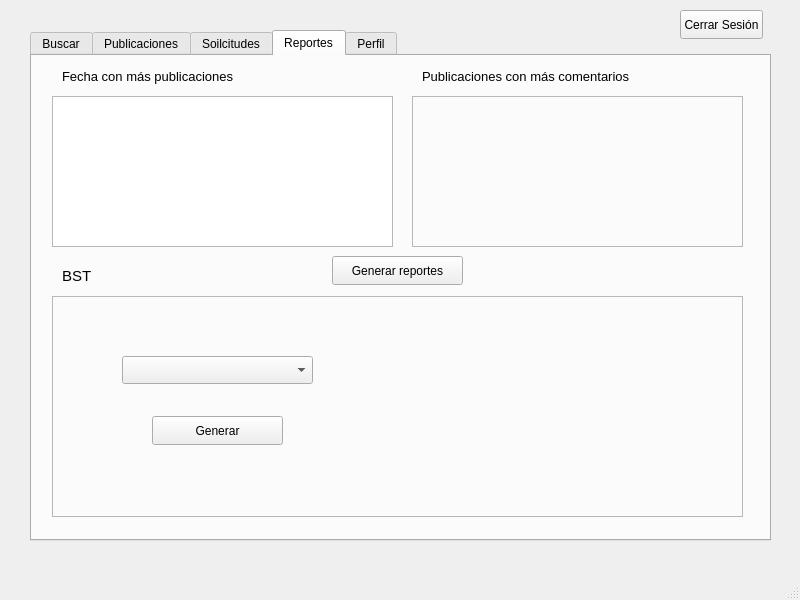
<?xml version="1.0" encoding="UTF-8"?>
<ui version="4.0">
 <class>InterfazPrincipal</class>
 <widget class="QMainWindow" name="InterfazPrincipal">
  <property name="geometry">
   <rect>
    <x>0</x>
    <y>0</y>
    <width>800</width>
    <height>600</height>
   </rect>
  </property>
  <property name="windowTitle">
   <string>InterfazPrincipal</string>
  </property>
  <widget class="QWidget" name="centralwidget">
   <widget class="QPushButton" name="btn_cerrar">
    <property name="geometry">
     <rect>
      <x>680</x>
      <y>10</y>
      <width>83</width>
      <height>29</height>
     </rect>
    </property>
    <property name="text">
     <string>Cerrar Sesión</string>
    </property>
   </widget>
   <widget class="QTabWidget" name="tabWidget">
    <property name="geometry">
     <rect>
      <x>30</x>
      <y>30</y>
      <width>741</width>
      <height>511</height>
     </rect>
    </property>
    <property name="currentIndex">
     <number>3</number>
    </property>
    <widget class="QWidget" name="sss">
     <attribute name="title">
      <string>Buscar</string>
     </attribute>
     <widget class="QPushButton" name="btn_buscarUsuarioCorreo">
      <property name="geometry">
       <rect>
        <x>260</x>
        <y>30</y>
        <width>83</width>
        <height>29</height>
       </rect>
      </property>
      <property name="text">
       <string>Buscar</string>
      </property>
     </widget>
     <widget class="QFrame" name="frame_2">
      <property name="geometry">
       <rect>
        <x>40</x>
        <y>110</y>
        <width>661</width>
        <height>341</height>
       </rect>
      </property>
      <property name="frameShape">
       <enum>QFrame::Shape::StyledPanel</enum>
      </property>
      <property name="frameShadow">
       <enum>QFrame::Shadow::Raised</enum>
      </property>
      <widget class="QTextEdit" name="txt_fechaEncontrada">
       <property name="geometry">
        <rect>
         <x>40</x>
         <y>250</y>
         <width>601</width>
         <height>31</height>
        </rect>
       </property>
      </widget>
      <widget class="QLabel" name="label_17">
       <property name="geometry">
        <rect>
         <x>40</x>
         <y>50</y>
         <width>63</width>
         <height>20</height>
        </rect>
       </property>
       <property name="font">
        <font>
         <pointsize>10</pointsize>
        </font>
       </property>
       <property name="text">
        <string>Nombres</string>
       </property>
      </widget>
      <widget class="QLabel" name="label_18">
       <property name="geometry">
        <rect>
         <x>40</x>
         <y>110</y>
         <width>63</width>
         <height>20</height>
        </rect>
       </property>
       <property name="font">
        <font>
         <pointsize>10</pointsize>
        </font>
       </property>
       <property name="text">
        <string>Apellidos</string>
       </property>
      </widget>
      <widget class="QTextEdit" name="txt_nombreEncontrado">
       <property name="geometry">
        <rect>
         <x>40</x>
         <y>70</y>
         <width>601</width>
         <height>31</height>
        </rect>
       </property>
      </widget>
      <widget class="QTextEdit" name="txt_correoEncontrado">
       <property name="geometry">
        <rect>
         <x>40</x>
         <y>190</y>
         <width>601</width>
         <height>31</height>
        </rect>
       </property>
      </widget>
      <widget class="QLabel" name="label_19">
       <property name="geometry">
        <rect>
         <x>40</x>
         <y>170</y>
         <width>63</width>
         <height>20</height>
        </rect>
       </property>
       <property name="font">
        <font>
         <pointsize>10</pointsize>
        </font>
       </property>
       <property name="text">
        <string>Correo</string>
       </property>
      </widget>
      <widget class="QLabel" name="label_20">
       <property name="geometry">
        <rect>
         <x>40</x>
         <y>230</y>
         <width>151</width>
         <height>20</height>
        </rect>
       </property>
       <property name="font">
        <font>
         <pointsize>10</pointsize>
        </font>
       </property>
       <property name="text">
        <string>Fecha de nacimiento</string>
       </property>
      </widget>
      <widget class="QTextEdit" name="txt_apellidoEncontrado">
       <property name="geometry">
        <rect>
         <x>40</x>
         <y>130</y>
         <width>601</width>
         <height>31</height>
        </rect>
       </property>
      </widget>
     </widget>
     <widget class="QTextEdit" name="txt_correoBuscar">
      <property name="geometry">
       <rect>
        <x>40</x>
        <y>30</y>
        <width>201</width>
        <height>31</height>
       </rect>
      </property>
     </widget>
    </widget>
    <widget class="QWidget" name="tab_2">
     <attribute name="title">
      <string>Publicaciones</string>
     </attribute>
     <widget class="QScrollArea" name="scroll_publicaciones">
      <property name="geometry">
       <rect>
        <x>250</x>
        <y>44</y>
        <width>491</width>
        <height>441</height>
       </rect>
      </property>
      <property name="widgetResizable">
       <bool>true</bool>
      </property>
      <widget class="QWidget" name="scrollAreaWidgetContents">
       <property name="geometry">
        <rect>
         <x>0</x>
         <y>0</y>
         <width>489</width>
         <height>439</height>
        </rect>
       </property>
      </widget>
     </widget>
     <widget class="QFrame" name="frame_3">
      <property name="geometry">
       <rect>
        <x>10</x>
        <y>40</y>
        <width>231</width>
        <height>141</height>
       </rect>
      </property>
      <property name="frameShape">
       <enum>QFrame::Shape::StyledPanel</enum>
      </property>
      <property name="frameShadow">
       <enum>QFrame::Shadow::Raised</enum>
      </property>
      <widget class="QPushButton" name="btn_aplicarFecha">
       <property name="geometry">
        <rect>
         <x>60</x>
         <y>90</y>
         <width>101</width>
         <height>29</height>
        </rect>
       </property>
       <property name="text">
        <string>Aplicar</string>
       </property>
      </widget>
      <widget class="QTextEdit" name="txt_fechaFiltro">
       <property name="geometry">
        <rect>
         <x>20</x>
         <y>30</y>
         <width>191</width>
         <height>31</height>
        </rect>
       </property>
      </widget>
     </widget>
     <widget class="QFrame" name="frame_4">
      <property name="geometry">
       <rect>
        <x>10</x>
        <y>230</y>
        <width>231</width>
        <height>181</height>
       </rect>
      </property>
      <property name="frameShape">
       <enum>QFrame::Shape::StyledPanel</enum>
      </property>
      <property name="frameShadow">
       <enum>QFrame::Shadow::Raised</enum>
      </property>
      <widget class="QComboBox" name="combo_ordenes">
       <property name="geometry">
        <rect>
         <x>100</x>
         <y>20</y>
         <width>121</width>
         <height>28</height>
        </rect>
       </property>
       <item>
        <property name="text">
         <string>Pre-Orden</string>
        </property>
       </item>
       <item>
        <property name="text">
         <string>In-Orden</string>
        </property>
       </item>
       <item>
        <property name="text">
         <string>Post-Orden</string>
        </property>
       </item>
      </widget>
      <widget class="QTextEdit" name="txt_cantidad">
       <property name="geometry">
        <rect>
         <x>100</x>
         <y>70</y>
         <width>121</width>
         <height>31</height>
        </rect>
       </property>
      </widget>
      <widget class="QLabel" name="label_3">
       <property name="geometry">
        <rect>
         <x>30</x>
         <y>20</y>
         <width>63</width>
         <height>20</height>
        </rect>
       </property>
       <property name="minimumSize">
        <size>
         <width>15</width>
         <height>15</height>
        </size>
       </property>
       <property name="font">
        <font>
         <pointsize>10</pointsize>
        </font>
       </property>
       <property name="text">
        <string>Orden</string>
       </property>
      </widget>
      <widget class="QLabel" name="label_4">
       <property name="geometry">
        <rect>
         <x>30</x>
         <y>80</y>
         <width>63</width>
         <height>20</height>
        </rect>
       </property>
       <property name="minimumSize">
        <size>
         <width>15</width>
         <height>15</height>
        </size>
       </property>
       <property name="font">
        <font>
         <pointsize>10</pointsize>
        </font>
       </property>
       <property name="text">
        <string>Cantidad</string>
       </property>
      </widget>
      <widget class="QPushButton" name="btn_aplicarRecorridoLimitado">
       <property name="geometry">
        <rect>
         <x>70</x>
         <y>120</y>
         <width>101</width>
         <height>29</height>
        </rect>
       </property>
       <property name="text">
        <string>Aplicar</string>
       </property>
      </widget>
     </widget>
     <widget class="QLabel" name="label">
      <property name="geometry">
       <rect>
        <x>20</x>
        <y>20</y>
        <width>63</width>
        <height>20</height>
       </rect>
      </property>
      <property name="minimumSize">
       <size>
        <width>15</width>
        <height>15</height>
       </size>
      </property>
      <property name="font">
       <font>
        <pointsize>10</pointsize>
       </font>
      </property>
      <property name="text">
       <string>Fecha</string>
      </property>
     </widget>
     <widget class="QLabel" name="label_2">
      <property name="geometry">
       <rect>
        <x>10</x>
        <y>210</y>
        <width>111</width>
        <height>20</height>
       </rect>
      </property>
      <property name="minimumSize">
       <size>
        <width>15</width>
        <height>15</height>
       </size>
      </property>
      <property name="baseSize">
       <size>
        <width>15</width>
        <height>15</height>
       </size>
      </property>
      <property name="font">
       <font>
        <pointsize>10</pointsize>
       </font>
      </property>
      <property name="text">
       <string>Recorrido limitado</string>
      </property>
     </widget>
     <widget class="QPushButton" name="btn_crearPublicacion">
      <property name="geometry">
       <rect>
        <x>250</x>
        <y>10</y>
        <width>171</width>
        <height>29</height>
       </rect>
      </property>
      <property name="text">
       <string>Crear nueva publicacion</string>
      </property>
     </widget>
    </widget>
    <widget class="QWidget" name="tab_4">
     <attribute name="title">
      <string>Soilcitudes</string>
     </attribute>
     <widget class="QScrollArea" name="scrollArea_2">
      <property name="geometry">
       <rect>
        <x>0</x>
        <y>0</y>
        <width>741</width>
        <height>481</height>
       </rect>
      </property>
      <property name="widgetResizable">
       <bool>true</bool>
      </property>
      <widget class="QWidget" name="scrollAreaWidgetContents_2">
       <property name="geometry">
        <rect>
         <x>0</x>
         <y>0</y>
         <width>739</width>
         <height>479</height>
        </rect>
       </property>
       <widget class="QScrollArea" name="scrollArea_3">
        <property name="geometry">
         <rect>
          <x>20</x>
          <y>30</y>
          <width>701</width>
          <height>181</height>
         </rect>
        </property>
        <property name="widgetResizable">
         <bool>true</bool>
        </property>
        <widget class="QWidget" name="scrollAreaWidgetContents_3">
         <property name="geometry">
          <rect>
           <x>0</x>
           <y>0</y>
           <width>699</width>
           <height>179</height>
          </rect>
         </property>
         <widget class="QTableView" name="tabla_enviarSolicitud">
          <property name="geometry">
           <rect>
            <x>10</x>
            <y>10</y>
            <width>681</width>
            <height>161</height>
           </rect>
          </property>
         </widget>
        </widget>
       </widget>
       <widget class="QScrollArea" name="scrollArea_4">
        <property name="geometry">
         <rect>
          <x>20</x>
          <y>240</y>
          <width>341</width>
          <height>221</height>
         </rect>
        </property>
        <property name="widgetResizable">
         <bool>true</bool>
        </property>
        <widget class="QWidget" name="scrollAreaWidgetContents_4">
         <property name="geometry">
          <rect>
           <x>0</x>
           <y>0</y>
           <width>339</width>
           <height>219</height>
          </rect>
         </property>
         <widget class="QTableView" name="tabla_recibidas">
          <property name="geometry">
           <rect>
            <x>10</x>
            <y>10</y>
            <width>321</width>
            <height>201</height>
           </rect>
          </property>
         </widget>
        </widget>
       </widget>
       <widget class="QScrollArea" name="scrollArea_5">
        <property name="geometry">
         <rect>
          <x>380</x>
          <y>240</y>
          <width>341</width>
          <height>221</height>
         </rect>
        </property>
        <property name="widgetResizable">
         <bool>true</bool>
        </property>
        <widget class="QWidget" name="scrollAreaWidgetContents_5">
         <property name="geometry">
          <rect>
           <x>0</x>
           <y>0</y>
           <width>339</width>
           <height>219</height>
          </rect>
         </property>
         <widget class="QTableView" name="tabla_enviadas">
          <property name="geometry">
           <rect>
            <x>10</x>
            <y>10</y>
            <width>321</width>
            <height>201</height>
           </rect>
          </property>
         </widget>
        </widget>
       </widget>
       <widget class="QLabel" name="label_5">
        <property name="geometry">
         <rect>
          <x>30</x>
          <y>10</y>
          <width>63</width>
          <height>20</height>
         </rect>
        </property>
        <property name="font">
         <font>
          <pointsize>10</pointsize>
         </font>
        </property>
        <property name="text">
         <string>Usuarios</string>
        </property>
       </widget>
       <widget class="QLabel" name="label_6">
        <property name="geometry">
         <rect>
          <x>20</x>
          <y>220</y>
          <width>141</width>
          <height>20</height>
         </rect>
        </property>
        <property name="font">
         <font>
          <pointsize>10</pointsize>
         </font>
        </property>
        <property name="text">
         <string>Solicitudes recibidas</string>
        </property>
       </widget>
       <widget class="QLabel" name="label_7">
        <property name="geometry">
         <rect>
          <x>380</x>
          <y>220</y>
          <width>141</width>
          <height>20</height>
         </rect>
        </property>
        <property name="font">
         <font>
          <pointsize>10</pointsize>
         </font>
        </property>
        <property name="text">
         <string>Solicitudes enviadas</string>
        </property>
       </widget>
      </widget>
     </widget>
    </widget>
    <widget class="QWidget" name="tab_3">
     <attribute name="title">
      <string>Reportes</string>
     </attribute>
     <widget class="QFrame" name="frame_5">
      <property name="geometry">
       <rect>
        <x>20</x>
        <y>40</y>
        <width>341</width>
        <height>151</height>
       </rect>
      </property>
      <property name="frameShape">
       <enum>QFrame::Shape::StyledPanel</enum>
      </property>
      <property name="frameShadow">
       <enum>QFrame::Shadow::Raised</enum>
      </property>
      <widget class="QTableView" name="tbl_fechaMasPublicaciones">
       <property name="geometry">
        <rect>
         <x>0</x>
         <y>0</y>
         <width>341</width>
         <height>151</height>
        </rect>
       </property>
      </widget>
     </widget>
     <widget class="QFrame" name="frame_6">
      <property name="geometry">
       <rect>
        <x>380</x>
        <y>40</y>
        <width>331</width>
        <height>151</height>
       </rect>
      </property>
      <property name="frameShape">
       <enum>QFrame::Shape::StyledPanel</enum>
      </property>
      <property name="frameShadow">
       <enum>QFrame::Shadow::Raised</enum>
      </property>
     </widget>
     <widget class="QFrame" name="frame_7">
      <property name="geometry">
       <rect>
        <x>20</x>
        <y>240</y>
        <width>691</width>
        <height>221</height>
       </rect>
      </property>
      <property name="frameShape">
       <enum>QFrame::Shape::StyledPanel</enum>
      </property>
      <property name="frameShadow">
       <enum>QFrame::Shadow::Raised</enum>
      </property>
      <widget class="QWidget" name="widget" native="true">
       <property name="geometry">
        <rect>
         <x>319</x>
         <y>19</y>
         <width>341</width>
         <height>181</height>
        </rect>
       </property>
      </widget>
      <widget class="QComboBox" name="comboBox_3">
       <property name="geometry">
        <rect>
         <x>70</x>
         <y>60</y>
         <width>191</width>
         <height>28</height>
        </rect>
       </property>
      </widget>
      <widget class="QPushButton" name="pushButton_8">
       <property name="geometry">
        <rect>
         <x>100</x>
         <y>120</y>
         <width>131</width>
         <height>29</height>
        </rect>
       </property>
       <property name="text">
        <string>Generar</string>
       </property>
      </widget>
     </widget>
     <widget class="QLabel" name="label_8">
      <property name="geometry">
       <rect>
        <x>30</x>
        <y>10</y>
        <width>191</width>
        <height>20</height>
       </rect>
      </property>
      <property name="font">
       <font>
        <pointsize>10</pointsize>
       </font>
      </property>
      <property name="text">
       <string>Fecha con más publicaciones</string>
      </property>
     </widget>
     <widget class="QLabel" name="label_9">
      <property name="geometry">
       <rect>
        <x>390</x>
        <y>10</y>
        <width>211</width>
        <height>20</height>
       </rect>
      </property>
      <property name="font">
       <font>
        <pointsize>10</pointsize>
       </font>
      </property>
      <property name="text">
       <string>Publicaciones con más comentarios</string>
      </property>
     </widget>
     <widget class="QLabel" name="label_10">
      <property name="geometry">
       <rect>
        <x>30</x>
        <y>210</y>
        <width>61</width>
        <height>20</height>
       </rect>
      </property>
      <property name="font">
       <font>
        <pointsize>11</pointsize>
       </font>
      </property>
      <property name="text">
       <string>BST</string>
      </property>
     </widget>
     <widget class="QPushButton" name="pushButton_7">
      <property name="geometry">
       <rect>
        <x>300</x>
        <y>200</y>
        <width>131</width>
        <height>29</height>
       </rect>
      </property>
      <property name="text">
       <string>Generar reportes</string>
      </property>
     </widget>
    </widget>
    <widget class="QWidget" name="tab">
     <attribute name="title">
      <string>Perfil</string>
     </attribute>
     <widget class="QFrame" name="frame">
      <property name="geometry">
       <rect>
        <x>30</x>
        <y>60</y>
        <width>661</width>
        <height>321</height>
       </rect>
      </property>
      <property name="frameShape">
       <enum>QFrame::Shape::StyledPanel</enum>
      </property>
      <property name="frameShadow">
       <enum>QFrame::Shadow::Raised</enum>
      </property>
      <widget class="QTextEdit" name="txt_nombreObtener">
       <property name="geometry">
        <rect>
         <x>30</x>
         <y>30</y>
         <width>601</width>
         <height>31</height>
        </rect>
       </property>
      </widget>
      <widget class="QLabel" name="label_12">
       <property name="geometry">
        <rect>
         <x>30</x>
         <y>10</y>
         <width>63</width>
         <height>20</height>
        </rect>
       </property>
       <property name="font">
        <font>
         <pointsize>10</pointsize>
        </font>
       </property>
       <property name="text">
        <string>Nombres</string>
       </property>
      </widget>
      <widget class="QLabel" name="label_13">
       <property name="geometry">
        <rect>
         <x>30</x>
         <y>70</y>
         <width>63</width>
         <height>20</height>
        </rect>
       </property>
       <property name="font">
        <font>
         <pointsize>10</pointsize>
        </font>
       </property>
       <property name="text">
        <string>Apellidos</string>
       </property>
      </widget>
      <widget class="QTextEdit" name="txt_apellidoObtener">
       <property name="geometry">
        <rect>
         <x>30</x>
         <y>90</y>
         <width>601</width>
         <height>31</height>
        </rect>
       </property>
      </widget>
      <widget class="QLabel" name="label_14">
       <property name="geometry">
        <rect>
         <x>30</x>
         <y>130</y>
         <width>63</width>
         <height>20</height>
        </rect>
       </property>
       <property name="font">
        <font>
         <pointsize>10</pointsize>
        </font>
       </property>
       <property name="text">
        <string>Correo</string>
       </property>
      </widget>
      <widget class="QLabel" name="label_15">
       <property name="geometry">
        <rect>
         <x>30</x>
         <y>190</y>
         <width>81</width>
         <height>20</height>
        </rect>
       </property>
       <property name="font">
        <font>
         <pointsize>10</pointsize>
        </font>
       </property>
       <property name="text">
        <string>Contraseña</string>
       </property>
      </widget>
      <widget class="QTextEdit" name="txt_correoObtener">
       <property name="geometry">
        <rect>
         <x>30</x>
         <y>150</y>
         <width>601</width>
         <height>31</height>
        </rect>
       </property>
      </widget>
      <widget class="QTextEdit" name="txt_contraseniaObtener">
       <property name="geometry">
        <rect>
         <x>30</x>
         <y>210</y>
         <width>601</width>
         <height>31</height>
        </rect>
       </property>
      </widget>
      <widget class="QLabel" name="label_16">
       <property name="geometry">
        <rect>
         <x>30</x>
         <y>250</y>
         <width>151</width>
         <height>20</height>
        </rect>
       </property>
       <property name="font">
        <font>
         <pointsize>10</pointsize>
        </font>
       </property>
       <property name="text">
        <string>Fecha de nacimiento</string>
       </property>
      </widget>
      <widget class="QTextEdit" name="txt_fechaObtener">
       <property name="geometry">
        <rect>
         <x>30</x>
         <y>270</y>
         <width>601</width>
         <height>31</height>
        </rect>
       </property>
      </widget>
     </widget>
     <widget class="QLabel" name="label_11">
      <property name="geometry">
       <rect>
        <x>30</x>
        <y>30</y>
        <width>63</width>
        <height>20</height>
       </rect>
      </property>
      <property name="font">
       <font>
        <pointsize>11</pointsize>
       </font>
      </property>
      <property name="text">
       <string>Perfil</string>
      </property>
     </widget>
     <widget class="QPushButton" name="btn_modificarDatos">
      <property name="geometry">
       <rect>
        <x>230</x>
        <y>390</y>
        <width>111</width>
        <height>29</height>
       </rect>
      </property>
      <property name="text">
       <string>Modificar datos</string>
      </property>
     </widget>
     <widget class="QPushButton" name="btn_eliminarCuenta">
      <property name="geometry">
       <rect>
        <x>370</x>
        <y>390</y>
        <width>111</width>
        <height>29</height>
       </rect>
      </property>
      <property name="text">
       <string>Eliminar cuenta</string>
      </property>
     </widget>
    </widget>
   </widget>
  </widget>
  <widget class="QStatusBar" name="statusbar"/>
  <widget class="QMenuBar" name="menubar">
   <property name="geometry">
    <rect>
     <x>0</x>
     <y>0</y>
     <width>800</width>
     <height>21</height>
    </rect>
   </property>
  </widget>
 </widget>
 <resources/>
 <connections/>
</ui>
